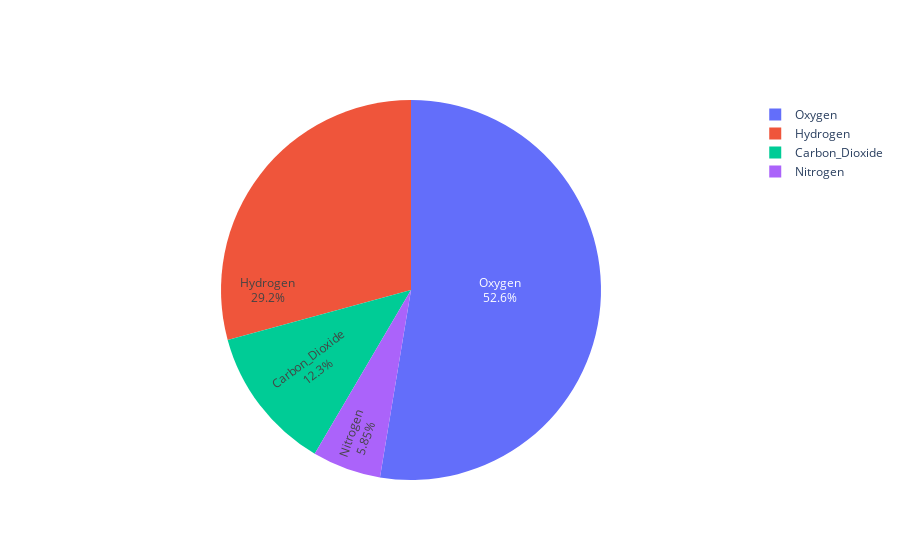

Notebook code cell kept with this figure:
### Markdown cell above
Controlling text orientation inside pie chart

### Code cell
import plotly.graph_objects as go

labels = ['Oxygen','Hydrogen','Carbon_Dioxide','Nitrogen']
values = [4500, 2500, 1053, 500]

fig = go.Figure(data=[go.Pie(labels=labels, values=values, textinfo='label+percent',
                             insidetextorientation='radial'
                            )])
fig.show()

### Figure 1 — Plotly figure (JSON) as saved in the notebook; plotly's stock layout.template omitted (floating-point values rounded to 4 significant figures)
{"data": [{"insidetextorientation": "radial", "labels": ["Oxygen", "Hydrogen", "Carbon_Dioxide", "Nitrogen"], "textinfo": "label+percent", "type": "pie", "values": [4500, 2500, 1053, 500]}], "layout": {}}
